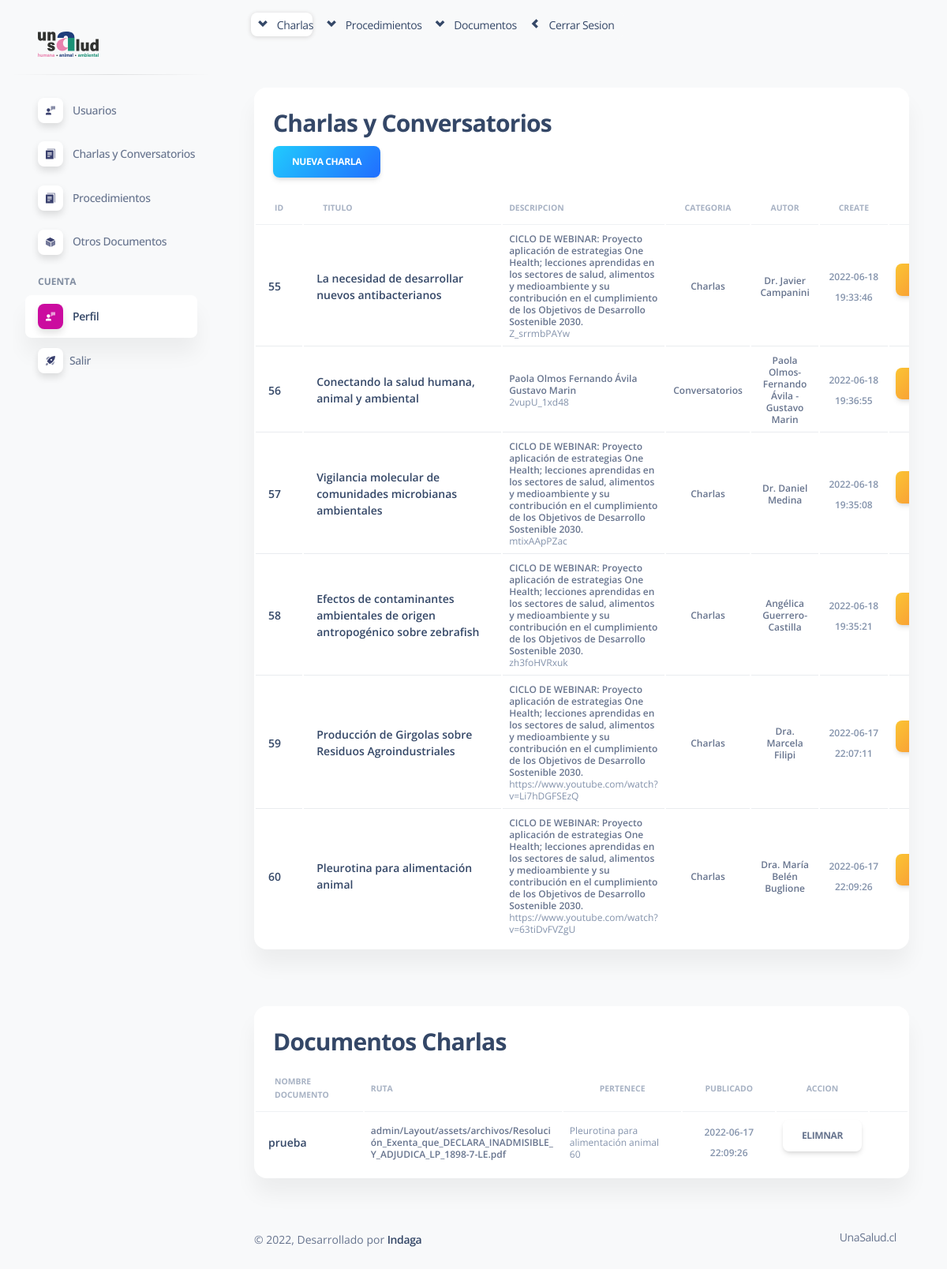
Screenshot of /admin/Layout/index.php?page=3 (signed in) with the database file from the repository.
### tables this page shows
CREATE TABLE `charlas` (
  `id_char` int(11) NOT NULL,
  `nombre` varchar(255) NOT NULL,
  `descripcion` text NOT NULL,
  `link_video` varchar(255) NOT NULL,
  `create_at` datetime DEFAULT CURRENT_TIMESTAMP ON UPDATE CURRENT_TIMESTAMP,
  `id_usuario` int(11) NOT NULL,
  `id_categoria` int(11) NOT NULL,
  `id_categoria_2` int(11) NOT NULL,
  `autor` varchar(100) DEFAULT NULL,
  `correo` varchar(150) NOT NULL
);

CREATE TABLE `categorias` (
  `id_cat` int(11) NOT NULL,
  `nombre_cat` varchar(150) NOT NULL
);

CREATE TABLE `documentos` (
  `id_doc` int(11) NOT NULL,
  `nombre_doc` varchar(255) NOT NULL,
  `ruta_doc` varchar(255) NOT NULL,
  `id_charla_doc` int(11) DEFAULT NULL,
  `id_procedimiento_doc` int(11) DEFAULT NULL,
  `create_at` datetime NOT NULL DEFAULT CURRENT_TIMESTAMP ON UPDATE CURRENT_TIMESTAMP,
  `autor` varchar(100) NOT NULL
);

### admin/Layout/Charlas/index.php (the view, shortened to what this page needs)
<?php
include('../Config/Database.php');
?>
<div class="container-fluid py-4">
    <div class="row">
        <div class="col-12">
            <div class="card mb-4">
                <div class="card-header pb-0">
                <h3>Charlas y Conversatorios</h3>
                <a class="btn bg-gradient-info" href="?page=7">Nueva Charla</a>
                </div>
                <div class="card-body px-0 pt-0 pb-2">
                    <div class="table-responsive p-0">
                        <table class="table align-items-center mb-0">
                            <thead>
                                <tr>
                                    <th class="text-uppercase text-secondary text-xxs font-weight-bolder opacity-7">ID</th>
                                    <th class="text-uppercase text-secondary text-xxs font-weight-bolder opacity-7">Titulo</th>
                                    <th class="text-uppercase text-secondary text-xxs font-weight-bolder opacity-7 ps-2">Descripcion</th>
                                    <th class="text-center text-uppercase text-secondary text-xxs font-weight-bolder opacity-7">Categoria</th>
                                    <th class="text-center text-uppercase text-secondary text-xxs font-weight-bolder opacity-7">Autor</th>
                                    <th class="text-center text-uppercase text-secondary text-xxs font-weight-bolder opacity-7">Create</th>
                                    <th class="text-center text-uppercase text-secondary text-xxs font-weight-bolder opacity-7">Documentos</th>
                                </tr>
                            </thead>
                            <tbody>
                                <?php
                                $query = "SELECT *
                                        FROM charlas C
                                        INNER JOIN usuarios U
                                        ON C.id_usuario = U.id_usuario
                                        JOIN categorias CA
                                        ON C.id_categoria = CA.id_cat";
                                $result_task = mysqli_query($conn, $query);
                                while ($row = mysqli_fetch_Array($result_task)) {
                                ?>
                                    <tr>
                                        <td>
                                            <div class="d-flex px-2 py-1">
                                                <div class="d-flex flex-column justify-content-center">
                                                    <h6 class="mb-0 text-sm"><?php echo $row['id_char'] ?></h6>
                                                </div>
                                            </div>
                                        </td>
                                        <td>
                                            <div class="d-flex px-2 py-1">
                                                <div class="d-flex flex-column justify-content-center" style="width:400px">
                                                    <h6 class="mb-0 text-sm"><?php echo $row['nombre'] ?></h6>
                                                </div>
                                            </div>
                                        </td>
                                        <td>
                                            <p class="text-xs font-weight-bold mb-0"><?php echo $row['descripcion'] ?></p>
                                            <p class="text-xs text-secondary mb-0"><?php echo $row['link_video'] ?></p>
                                        </td>
                                        <td class="align-middle text-center text-sm">
                                            <p class="text-xs font-weight-bold mb-0"><?php echo $row['nombre_cat'] ?></p>
                                        </td>
                                        <td class="align-middle text-center text-sm">
                                            <p class="text-xs font-weight-bold mb-0"><?php echo $row['autor'] ?></p>
                                        </td>
                                        <td class="align-middle text-center">
                                            <span class="text-secondary text-xs font-weight-bold"><?php echo $row['create_at'] ?></span>
                                        </td>
                                        <td class="align-middle">
                                            <form action="Charlas/create-doc.php" method="post">
                                                <input class="btn bg-gradient-warning" type="submit" name="edit" value="Documentos">
                                            </form>
                                        </td>
                                    </tr>
                                <?php
                                }
                                ?>
                            </tbody>
                        </table>
                    </div>
                </div>
            </div>
        </div>
    </div>
</div>
<div class="container-fluid py-4">
    <div class="row">
        <div class="col-12">
            <div class="card mb-4">
                <div class="card-header pb-0">
                    <h3>Documentos Charlas</h3>
                </div>
                <div class="card-body px-0 pt-0 pb-2">
                    <div class="table-responsive p-0">
                        <table class="table align-items-center mb-0">
                            <thead>
                                <tr>
                                    <th class="text-uppercase text-secondary text-xxs font-weight-bolder opacity-7">Nombre documento</th>
                                    <th class="text-uppercase text-secondary text-xxs font-weight-bolder opacity-7 ps-2">Ruta</th>
                                    <th class="text-center text-uppercase text-secondary text-xxs font-weight-bolder opacity-7">Pertenece</th>
                                    <th class="text-center text-uppercase text-secondary text-xxs font-weight-bolder opacity-7">Publicado</th>
                                    <th class="text-center text-uppercase text-secondary text-xxs font-weight-bolder opacity-7">Accion</th>
                                    <th class="text-secondary opacity-7"></th>
                                </tr>
                            </thead>
                            <tbody>
                                <?php
                                $query = "SELECT *
                                        FROM documentos D
                                        INNER JOIN charlas C
                                        ON D.id_charla_doc = C.id_char";
                                $result_task = mysqli_query($conn, $query);
                                while ($row = mysqli_fetch_Array($result_task)) {
                                ?>
                                    <tr>
                                        <td>
                                            <div class="d-flex px-2 py-1">
                                                <div class="d-flex flex-column justify-content-center">
                                                    <h6 class="mb-0 text-sm"><?php echo $row['nombre_doc'] ?></h6>
                                                </div>
                                            </div>
                                        </td>
                                        <td>
                                            <p class="text-xs font-weight-bold mb-0"><?php echo $row['ruta_doc'] ?></p>
                                        </td>
                                        <td>
                                            <p class="text-xs text-secondary mb-0"><?php echo $row['nombre'] ?></p>
                                            <p class="text-xs text-secondary mb-0"><?php echo $row['id_charla_doc'] ?></p>
                                        </td>
                                        <td class="align-middle text-center">
                                            <span class="text-secondary text-xs font-weight-bold"><?php echo $row['create_at'] ?></span>
                                        </td>
                                        <td>
                                            <a href="../Controller/Documentos.php?id_doc=<?php echo $row['id_doc'] ?>" class="btn btn-default" data-toggle="tooltip" data-original-title="Edit user">
                                                Elimnar
                                            </a>
                                        </td>
                                    </tr>
                                <?php
                                }
                                ?>
                            </tbody>
                        </table>
                    </div>
                </div>
            </div>
        </div>
    </div>
</div>

### rows the page displays
charlas: id_char "55", nombre "La necesidad de desarrollar nuevos antibacterianos", descripcion "CICLO DE WEBINAR: Proyecto aplicación de estrategias One Health; lecciones aprendidas en los sectores de salud, alimentos y medioambiente y su contribución en el cumplimiento de los Objetivos de Desarrollo Sostenible 2030.", link_video "Z_srrmbPAYw", id_categoria.nombre_cat "Charlas", autor "Dr. Javier Campanini", create_at "2022-06-18 19:33:46"
charlas: id_char "56", nombre "Conectando la salud humana, animal y ambiental", descripcion "Paola Olmos Fernando Ávila Gustavo Marin", link_video "2vupU_1xd48", id_categoria.nombre_cat "Conversatorios", autor "Paola Olmos- Fernando Ávila - Gustavo Marin", create_at "2022-06-18 19:36:55"
charlas: id_char "57", nombre "Vigilancia molecular de comunidades microbianas ambientales", descripcion "CICLO DE WEBINAR: Proyecto aplicación de estrategias One Health; lecciones aprendidas en los sectores de salud, alimentos y medioambiente y su contribución en el cumplimiento de los Objetivos de Desarrollo Sostenible 2030.", link_video "mtixAApPZac", id_categoria.nombre_cat "Charlas", autor "Dr. Daniel Medina", create_at "2022-06-18 19:35:08"
charlas: id_char "58", nombre "Efectos de contaminantes ambientales de origen antropogénico sobre zebrafish", descripcion "CICLO DE WEBINAR: Proyecto aplicación de estrategias One Health; lecciones aprendidas en los sectores de salud, alimentos y medioambiente y su contribución en el cumplimiento de los Objetivos de Desarrollo Sostenible 2030.", link_video "zh3foHVRxuk", id_categoria.nombre_cat "Charlas", autor "Angélica Guerrero-Castilla", create_at "2022-06-18 19:35:21"
charlas: id_char "59", nombre "Producción de Girgolas sobre Residuos Agroindustriales", descripcion "CICLO DE WEBINAR: Proyecto aplicación de estrategias One Health; lecciones aprendidas en los sectores de salud, alimentos y medioambiente y su contribución en el cumplimiento de los Objetivos de Desarrollo Sostenible 2030.", link_video "https://www.youtube.com/watch?v=Li7hDGFSEzQ", id_categoria.nombre_cat "Charlas", autor "Dra. Marcela Filipi", create_at "2022-06-17 22:07:11"
charlas: id_char "60", nombre "Pleurotina para alimentación animal", descripcion "CICLO DE WEBINAR: Proyecto aplicación de estrategias One Health; lecciones aprendidas en los sectores de salud, alimentos y medioambiente y su contribución en el cumplimiento de los Objetivos de Desarrollo Sostenible 2030.", link_video "https://www.youtube.com/watch?v=63tiDvFVZgU", id_categoria.nombre_cat "Charlas", autor "Dra. María Belén Buglione", create_at "2022-06-17 22:09:26"
documentos: nombre_doc "prueba", ruta_doc "admin/Layout/assets/archivos/Resolución_Exenta_que_DECLARA_INADMISIBLE_Y_ADJUDICA_LP_1898-7-LE.pdf", id_charla_doc.nombre "Pleurotina para alimentación animal", id_charla_doc "60", id_charla_doc.create_at "2022-06-17 22:09:26"
